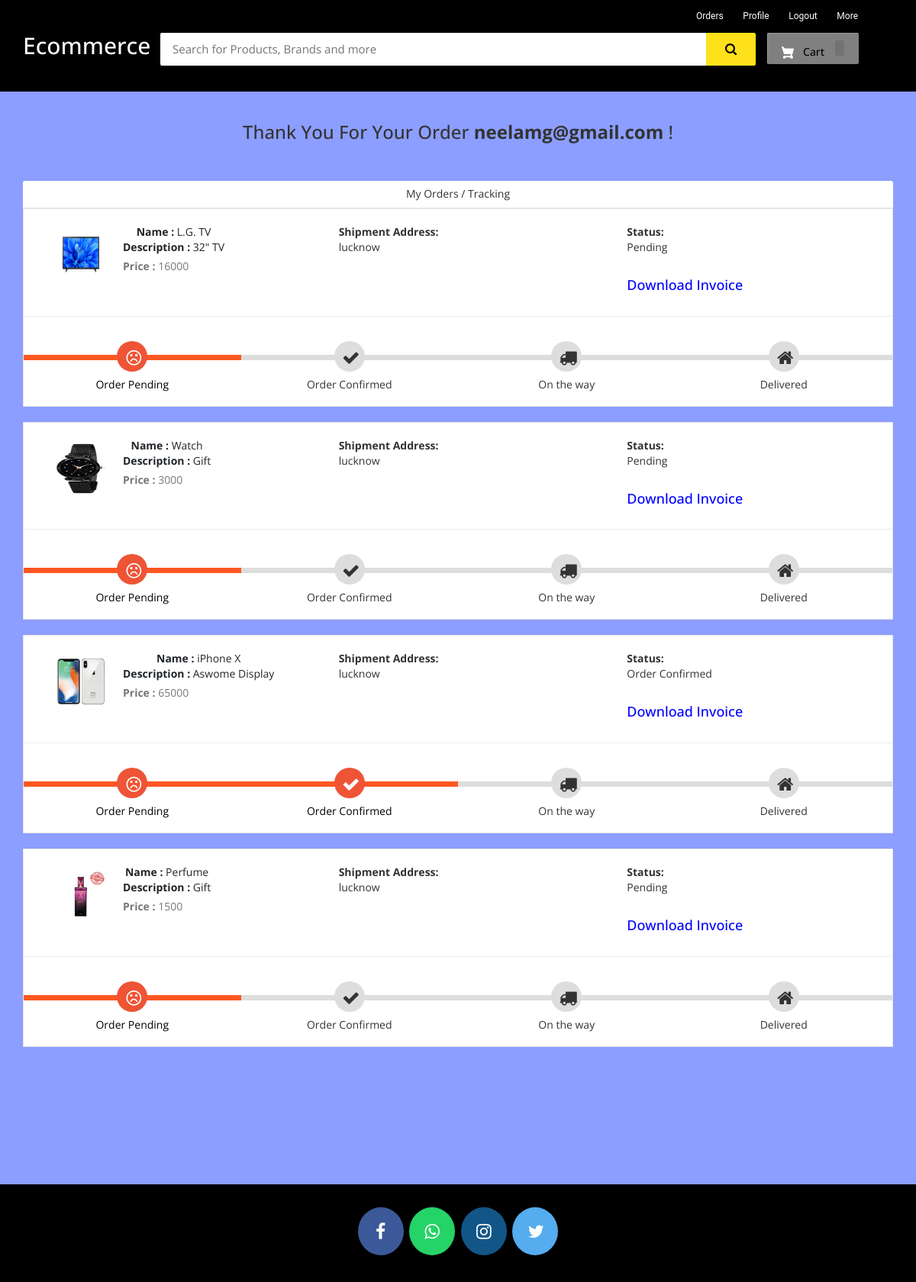
Page /my-order (signed in) on the committed database.
### ecom/models.py (models this page shows, shortened)
class Product(models.Model):
    name=models.CharField(max_length=40)
    product_image= models.ImageField(upload_to='product_image/',null=True,blank=True)
    price = models.PositiveIntegerField()
    description=models.CharField(max_length=40)

class Orders(models.Model):
    STATUS =(
        ('Pending','Pending'),
        ('Order Confirmed','Order Confirmed'),
        ('Out for Delivery','Out for Delivery'),
        ('Delivered','Delivered'),
    )
    customer=models.ForeignKey('Customer', on_delete=models.CASCADE,null=True)
    product=models.ForeignKey('Product',on_delete=models.CASCADE,null=True)
    email = models.CharField(max_length=50,null=True)
    address = models.CharField(max_length=500,null=True)
    mobile = models.CharField(max_length=20,null=True)
    order_date= models.DateField(auto_now_add=True,null=True)
    status=models.CharField(max_length=50,null=True,choices=STATUS)

### ecom/views.py (the view)
# urls.py: path('my-order', views.my_order_view,name='my-order'),
@login_required(login_url='customerlogin')
@user_passes_test(is_customer)
def my_order_view(request):
    customer=models.Customer.objects.get(user_id=request.user.id)
    orders=models.Orders.objects.all().filter(customer_id = customer)
    ordered_products=[]
    for order in orders:
        ordered_product=models.Product.objects.all().filter(id=order.product.id)
        ordered_products.append(ordered_product)
    return render(request,'ecom/my_order.html',{'data':zip(ordered_products,orders)})

### ecom/views.py (called while the page is built)
def is_customer(user):
    return user.groups.filter(name='CUSTOMER').exists()

### templates/ecom/my_order.html (shortened to what this page needs)
{% extends 'ecom/customer_base.html' %}
{% load static %}
{% block content %}
<br>
<h3 style="text-align:center;">Thank You For Your Order  <strong>{{request.user}}</strong> !</h3> <br><br>
<div class="container">
    <header class="card-header" style="text-align:center;"> My Orders / Tracking </header>
    {% for products,order in data %}
    <article class="card">
        <div class="card-body">
            <ul class="row" style="margin-left:20px;margin-top:20px;">
                <li class="col-md-4">
                  <figure class="itemside mb-3">
                    {%for product in products%}
                      <div class="aside"><img src="{% static product.product_image.url %}" class="img-sm border"></div>
                      <figcaption class="info align-self-center">
                          <p class="title"><strong>Name : </strong>{{product.name}} <br> <strong>Description : </strong>{{product.description}}</p> <span class="text-muted"><strong>Price : </strong>{{product.price}} </span>
                      </figcaption>
                  </figure>
                </li>
                <li class="col-md-4">
                    <div class="col"> <strong>Shipment Address:</strong> <br> {{order.address}}</div>
                </li>
                <li class="col-md-4">
                    <div class="col"> <strong>Status:</strong> <br> {{order.status}} </div> <br>
                    <h4><a style="text-decoration:none; color:blue;" href="{% url 'download-invoice' order.id product.id  %}" >Download Invoice</a></h4>
                </li>
                {%endfor%}
            </ul>
            <hr>
            <div class="track">
                {%if order.status == 'Pending' %}
                <div class="step active"> <span class="icon"> <i style="padding-top:5px; padding-right:20px;" class="fa fa-frown-o"></i> </span> <span class="text">Order Pending</span> </div>
                <div class="step "> <span class="icon"> <i style="padding-top:5px; padding-right:20px;" class="fa fa-check"></i> </span> <span class="text"> Order Confirmed</span> </div>
                <div class="step "> <span class="icon"> <i style="padding-top:5px; padding-right:20px;" class="fa fa-truck"></i> </span> <span class="text"> On the way </span> </div>
                <div class="step "> <span class="icon"> <i style="padding-top:5px; padding-right:20px;" class="fa fa-home"></i> </span> <span class="text">Delivered</span> </div>
                {%elif order.status == 'Order Confirmed' %}
                <div class="step active"> <span class="icon"> <i style="padding-top:5px; padding-right:20px;" class="fa fa-frown-o"></i> </span> <span class="text">Order Pending</span> </div>
                <div class="step active"> <span class="icon"> <i style="padding-top:5px; padding-right:20px;" class="fa fa-check"></i> </span> <span class="text"> Order Confirmed</span> </div>
                <div class="step "> <span class="icon"> <i style="padding-top:5px; padding-right:20px;" class="fa fa-truck"></i> </span> <span class="text"> On the way </span> </div>
                <div class="step "> <span class="icon"> <i style="padding-top:5px; padding-right:20px;" class="fa fa-home"></i> </span> <span class="text">Delivered</span> </div>
                {%endif%}
            </div>
        </div>
    </article><br>
    {%endfor%}
</div>
<br><br><br><br><br>
{% endblock content %}

### templates/ecom/customer_base.html (shortened to what this page needs)
<html>
{% load static %}
<head>
<link rel="stylesheet" href="https://maxcdn.bootstrapcdn.com/bootstrap/3.3.0/css/bootstrap.min.css">
<link rel="stylesheet" href="https://maxcdn.bootstrapcdn.com/font-awesome/4.7.0/css/font-awesome.min.css">
</head>
<body>
<div id="navbar">
    <div class="container">
        <div class="row row1">
            <ul class="largenav pull-right">
                <li class="upper-links"><a class="links" href="/my-order">Orders</a></li>
                <li class="upper-links"><a class="links" href="/my-profile">Profile</a></li>
                  <li class="upper-links"><a class="links" href="/logout">Logout</a></li>
                <li class="upper-links dropdown"><a class="links" href="">More</a>
                </li>
            </ul>
        </div>
        <div class="row row2">
            <div class="col-sm-2">
                <h2 style="margin:0px;"><a style="text-decoration:none; color:white;" href="/"><span class="largenav">Ecommerce </span></a></h2>
            </div>
            <div class="navbar-search smallsearch col-sm-8 col-xs-11">
              <form  action="/search" method="get">
                <div class="row"> <input class="navbar-input col-xs-11" type="search" placeholder="Search for Products, Brands and more" name="query" id="query">
                  <button class="navbar-button col-xs-1" type="submit">
                  </button>
                </div>
              </form>
            </div>
            <div class="cart1 largenav col-sm-2"> <a class="cart-button" href="/cart">  Cart <span class="item-number ">{{ product_count_in_cart }}</span> </a> </div>
        </div>
    </div>
</div>
{% block content %}
{% endblock content %}
<br><br><br>
<footer>
  <p>
    <a id="ftr" href="#" class="fa fa-facebook"></a>
    <a id="ftr" href="#" class="fa fa-whatsapp"></a>
    <a id="ftr" href="#" class="fa fa-instagram"></a>
    <a id="ftr" href="#" class="fa fa-twitter"></a>
  </p>
  <br>
</footer>
</body>
</html>

### templates/ecom/customer_base.html (style rules this page uses)
body { background-color: #ebe0e0 }
#navbar { background-color: #000; color: black; }
.row1 { padding-top: 10px; padding-right: 50px }
.row2 { padding-bottom: 20px }
.navbar-input { padding: 11px 16px; border-radius: 2px 0 0 2px; border: 0 none; outline: 0 none; font-size: 15px }
.navbar-button { background-color: #ffe11b; border: 1px solid #ffe11b; border-radius: 0 2px 2px 0; color: #565656; padding: 10px 0; height: 43px; cursor: pointer }
.cart-button { background-color: #808080; box-shadow: 0 4px 4px 0 rgba(0, 0, 0, .23), inset 1px 1px 0 0 hsla(0, 0%, 100%, .2); padding: 10px 0; text-align: center; height: 41px; border-radius: 2px; font-weight: 500; width: 120px; display: inline-block; color: #FFFFFF; text-decoration: none; color: inherit; border: none; outline: none }
.cart-svg { display: inline-block; width: 16px; height: 16px; vertical-align: middle; margin-right: 8px }
.item-number { border-radius: 3px; background-color: rgba(0, 0, 0, .1); height: 20px; padding: 3px 6px; font-weight: 500; display: inline-block; color: #fff; line-height: 12px; margin-left: 10px }
.upper-links { display: inline-block; padding: 0 11px; line-height: 23px; font-family: 'Roboto', sans-serif; letter-spacing: 0; color: inherit; border: none; outline: none; font-size: 12px }
.dropdown { position: relative; display: inline-block; margin-bottom: 0px }
.links { color: #fff; text-decoration: none }
.largenav { display: none }
.smallsearch { margin-left: 15px; margin-top: 15px }
footer { padding: 0px 0px 0px 0px; background-color: black; margin: 0px; }
#ftr { padding: 20px; }
.fa { font-size: 23px; width: 60px; text-align: center; text-decoration: none; margin: 5px 2px; border-radius: 50%; }
.fa-facebook { background: #3B5998; color: white; margin-top: 30px; }
.fa-whatsapp { background: #25d366; color: white; }
.fa-twitter { background: #55ACEE; color: white; }
.fa-instagram { background: #125688; color: white; }
p { text-align: center; }
@media screen and (min-width: 768px) { .largenav { display: block } }
@media screen and (min-width: 768px) { .smallsearch { margin: 0px } }

### templates/ecom/my_order.html (style rules this page uses)
body { background-color: #8C9EFF; font-family: 'Open Sans', serif }
.container { margin-top: 0px; margin-bottom: 0px }
.card { position: relative; display: -webkit-box; display: -ms-flexbox; display: flex; -webkit-box-orient: vertical; -webkit-box-direction: normal; -ms-flex-direction: column; flex-direction: column; min-width: 0; word-wrap: break-word; background-color: #fff; background-clip: border-box; border: 1px solid rgba(0, 0, 0, 0.1); border-radius: 0.10rem }
.card-header:first-child { border-radius: calc(0.37rem - 1px) calc(0.37rem - 1px) 0 0 }
.card-header { padding: 0.75rem 1.25rem; margin-bottom: 0; background-color: #fff; border-bottom: 1px solid rgba(0, 0, 0, 0.1) }
.track { position: relative; background-color: #ddd; height: 7px; display: -webkit-box; display: -ms-flexbox; display: flex; margin-bottom: 60px; margin-top: 50px }
.track .step { -webkit-box-flex: 1; -ms-flex-positive: 1; flex-grow: 1; width: 25%; margin-top: -18px; text-align: center; position: relative }
.track .step.active:before { background: #FF5722 }
.track .step::before { height: 7px; position: absolute; content: ""; width: 100%; left: 0; top: 18px }
.track .step.active .icon { background: #ee5435; color: #fff }
.track .icon { display: inline-block; width: 40px; height: 40px; line-height: 40px; position: relative; border-radius: 100%; background: #ddd }
.track .step.active .text { font-weight: 400; color: #000 }
.track .text { display: block; margin-top: 7px }
.itemside { position: relative; display: -webkit-box; display: -ms-flexbox; display: flex; width: 100% }
.itemside .aside { position: relative; -ms-flex-negative: 0; flex-shrink: 0 }
.img-sm { width: 80px; height: 80px; padding: 7px }
ul.row, ul.row-sm { list-style: none; padding: 0 }
.itemside .info { padding-left: 15px; padding-right: 7px }
.itemside .title { display: block; margin-bottom: 5px; color: #212529 }
p { margin-top: 0; margin-bottom: 1rem }

### rows in the picture
Orders: address "lucknow", status "Pending", shows "Order Pending"
Product: product_image (picture), name "L.G. TV", description "32\" TV", price "16000"
Orders: address "lucknow", status "Pending", shows "Order Pending"
Product: product_image (picture), name "Watch", description "Gift", price "3000"
Orders: address "lucknow", status "Order Confirmed", shows "Order Pending"
Product: product_image (picture), name "iPhone X", description "Aswome Display", price "65000"
Orders: address "lucknow", status "Pending", shows "Order Pending"
Product: product_image (picture), name "Perfume", description "Gift", price "1500"

### other values in the picture
{{ request.user }} "neelamg@gmail.com"
